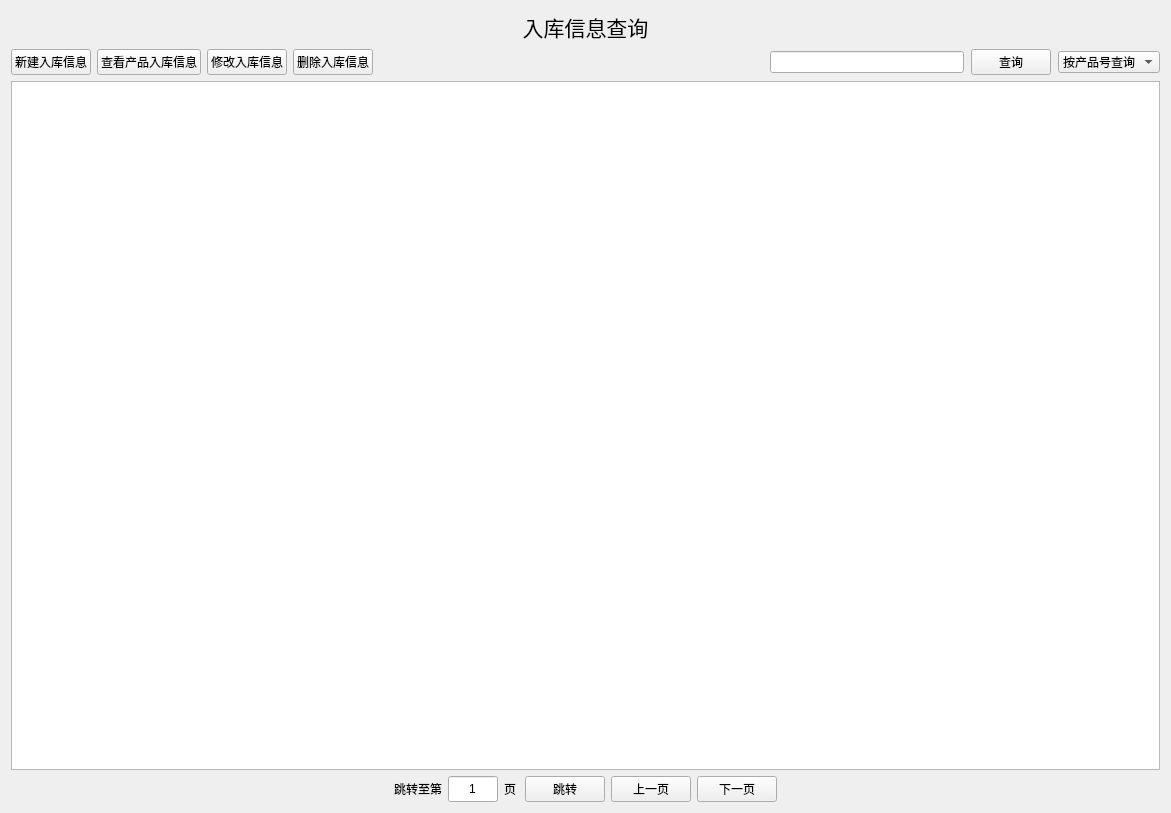
<?xml version="1.0" encoding="UTF-8"?>
<ui version="4.0">
 <class>InStorageForm</class>
 <widget class="QWidget" name="InStorageForm">
  <property name="geometry">
   <rect>
    <x>0</x>
    <y>0</y>
    <width>1171</width>
    <height>813</height>
   </rect>
  </property>
  <property name="windowTitle">
   <string>入库管理</string>
  </property>
  <layout class="QVBoxLayout" name="verticalLayout">
   <item>
    <widget class="QLabel" name="label">
     <property name="font">
      <font>
       <pointsize>16</pointsize>
      </font>
     </property>
     <property name="text">
      <string>入库信息查询</string>
     </property>
     <property name="alignment">
      <set>Qt::AlignCenter</set>
     </property>
     <property name="margin">
      <number>20</number>
     </property>
    </widget>
   </item>
   <item>
    <layout class="QHBoxLayout" name="horizontalLayout_3">
     <item>
      <layout class="QHBoxLayout" name="horizontalLayout_5">
       <item>
        <widget class="QPushButton" name="addInStorageButton">
         <property name="text">
          <string>新建入库信息</string>
         </property>
        </widget>
       </item>
       <item>
        <widget class="QPushButton" name="selectInStorageInfo">
         <property name="text">
          <string>查看产品入库信息</string>
         </property>
        </widget>
       </item>
       <item>
        <widget class="QPushButton" name="alterInStorageInfo">
         <property name="text">
          <string>修改入库信息</string>
         </property>
        </widget>
       </item>
      </layout>
     </item>
     <item>
      <widget class="QPushButton" name="deleteInStorageInfo">
       <property name="text">
        <string>删除入库信息</string>
       </property>
      </widget>
     </item>
     <item>
      <spacer name="horizontalSpacer">
       <property name="orientation">
        <enum>Qt::Horizontal</enum>
       </property>
       <property name="sizeHint" stdset="0">
        <size>
         <width>40</width>
         <height>20</height>
        </size>
       </property>
      </spacer>
     </item>
     <item>
      <layout class="QHBoxLayout" name="horizontalLayout">
       <property name="spacing">
        <number>7</number>
       </property>
       <item>
        <widget class="QLineEdit" name="searchEdit">
         <property name="maximumSize">
          <size>
           <width>500</width>
           <height>16777215</height>
          </size>
         </property>
        </widget>
       </item>
       <item>
        <widget class="QPushButton" name="searchButton">
         <property name="text">
          <string>查询</string>
         </property>
        </widget>
       </item>
       <item>
        <widget class="QComboBox" name="comboBox">
         <property name="currentIndex">
          <number>0</number>
         </property>
         <property name="insertPolicy">
          <enum>QComboBox::InsertAtTop</enum>
         </property>
         <property name="sizeAdjustPolicy">
          <enum>QComboBox::AdjustToContents</enum>
         </property>
         <item>
          <property name="text">
           <string>按产品号查询</string>
          </property>
         </item>
        </widget>
       </item>
      </layout>
     </item>
    </layout>
   </item>
   <item>
    <widget class="QTableView" name="tableView"/>
   </item>
   <item>
    <layout class="QHBoxLayout" name="horizontalLayout_4">
     <item>
      <spacer name="horizontalSpacer_2">
       <property name="orientation">
        <enum>Qt::Horizontal</enum>
       </property>
       <property name="sizeHint" stdset="0">
        <size>
         <width>40</width>
         <height>20</height>
        </size>
       </property>
      </spacer>
     </item>
     <item>
      <layout class="QHBoxLayout" name="horizontalLayout_2">
       <item>
        <widget class="QLabel" name="label_2">
         <property name="text">
          <string>跳转至第</string>
         </property>
        </widget>
       </item>
       <item>
        <widget class="QLineEdit" name="jumpEdit">
         <property name="maximumSize">
          <size>
           <width>50</width>
           <height>50</height>
          </size>
         </property>
         <property name="text">
          <string>1</string>
         </property>
         <property name="maxLength">
          <number>9999</number>
         </property>
         <property name="alignment">
          <set>Qt::AlignCenter</set>
         </property>
        </widget>
       </item>
       <item>
        <widget class="QLabel" name="totalPageLabel">
         <property name="text">
          <string>页</string>
         </property>
        </widget>
       </item>
       <item>
        <widget class="QPushButton" name="jumpButton">
         <property name="text">
          <string>跳转</string>
         </property>
        </widget>
       </item>
       <item>
        <widget class="QPushButton" name="previousButton">
         <property name="text">
          <string>上一页</string>
         </property>
        </widget>
       </item>
       <item>
        <widget class="QPushButton" name="nextButton">
         <property name="text">
          <string>下一页</string>
         </property>
        </widget>
       </item>
      </layout>
     </item>
     <item>
      <spacer name="horizontalSpacer_3">
       <property name="orientation">
        <enum>Qt::Horizontal</enum>
       </property>
       <property name="sizeHint" stdset="0">
        <size>
         <width>40</width>
         <height>20</height>
        </size>
       </property>
      </spacer>
     </item>
    </layout>
   </item>
  </layout>
 </widget>
 <resources/>
 <connections/>
</ui>
